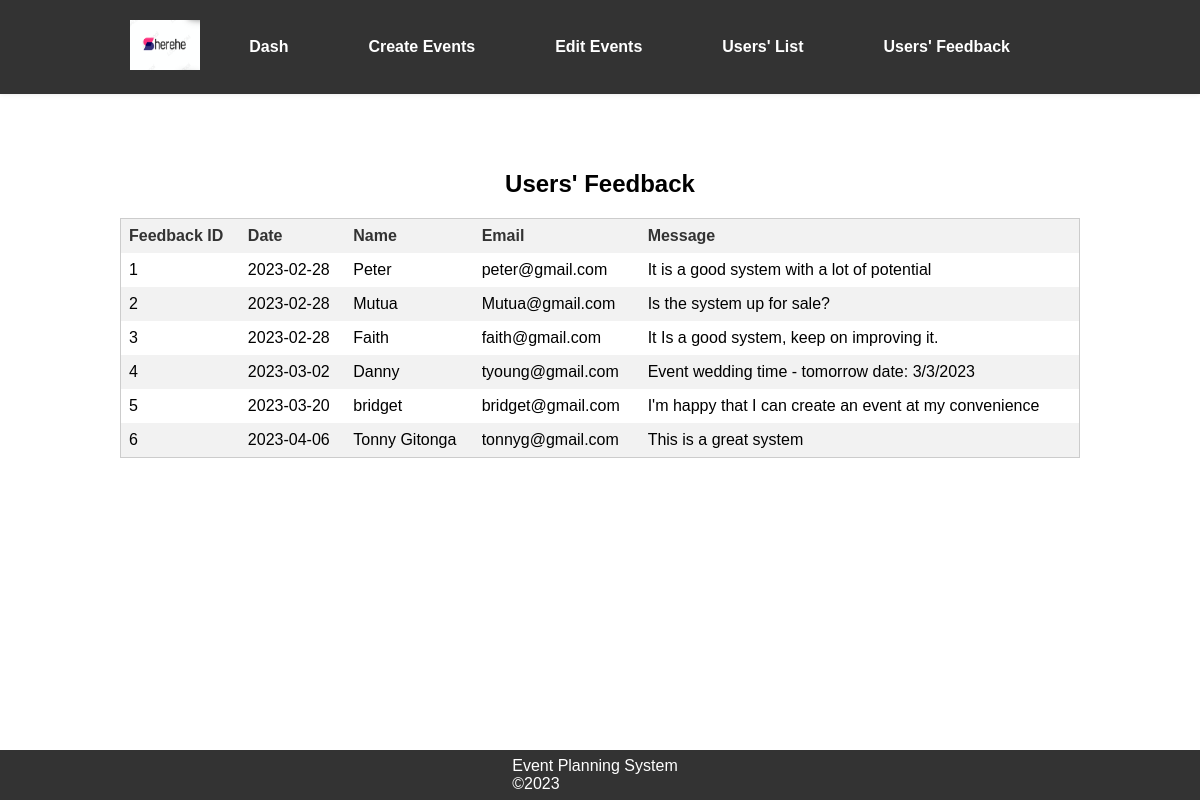
The app's page /admin/view_feedback.php with its own data.
### tables this page shows
CREATE TABLE `feedback` (
  `Feedback_ID` int(11) NOT NULL,
  `name` text NOT NULL,
  `email` text NOT NULL,
  `topic` text NOT NULL,
  `message` text NOT NULL,
  `date` date NOT NULL
);

### admin/view_feedback.php (the view, shortened to what this page needs)
<!DOCTYPE html>
<html>
<head>
    <link rel="stylesheet" href="view_feedback.css">
</head>
<body>
    <header>
        <nav>
            <a href="./admin_dash.php"><img src="../images/logo.png" alt="Sherehe logo"></a>
            <ul>
                <li><a href="admin_dash.php">Dash</a></li>
                <li><a href="insertion.php">Create Events</a></li>
                <li><a href="view_events.php">Edit Events</a></li>
                <li><a href="users_details.php">Users' List</a></li>
                <li><a href="view_feedback.php">Users' Feedback</a></li>
            </ul>
        </nav>
    </header>
    <main>
        <table>
            <caption>Users' Feedback</caption>
            <thead>
                <tr>
                    <th>Feedback ID</th>
                    <th>Date</th>
                    <th>Name</th>
                    <th>Email</th>
                    <th>Message</th>
                </tr>
            </thead>
            <tbody>
                <?php
                $servername = "localhost";
                $username = "root";
                $password = "";
                $dbname = "sherehe";
                $conn = mysqli_connect($servername, $username, $password, $dbname);
                $sql = "SELECT * FROM feedback";
                $result = mysqli_query($conn, $sql);
                if (mysqli_num_rows($result) > 0) {
                    while ($row = mysqli_fetch_assoc($result)) {
                        echo "<tr><td>" . $row["Feedback_ID"] . "</td><td>" . $row["date"] . "</td><td>" . $row["name"] . "</td><td>" . $row["email"] . "</td><td>" . $row["message"] . "</td></tr>";
                    }
                } else {
                    echo "0 results";
                }
                ?>
            </tbody>
        </table>
    </main>
    <footer>
        <ul class="info">
            <li>Event Planning System <br> ©2023</li>
        </ul>
    </footer>
</body>
</html>

### admin/view_feedback.css (style rules this page uses)
body { margin: 0; font-family: Arial, sans-serif; font-size: 16px; padding: 0; display: flex; flex-direction: column; min-height: 100vh; }
main { flex: 1; }
a { color: white; text-decoration: none; }
header { background-color: #333; box-shadow: 0px 0px 5px rgba(0, 0, 0, 0.1); position: fixed; top: 0; left: 0; right: 0; z-index: 999; }
nav { display: flex; justify-content: space-between; align-items: center; max-width: 960px; margin: 0 auto; padding: 10px; }
nav ul { display: flex; list-style: none; margin: 0; padding: 0; }
nav li { margin-right: 60px; }
nav a { font-weight: bold; transition: color 0.3s ease-in-out; background-color: #333; padding: 10px; }
nav img { width: 70px; height: 50px; }
table { border-collapse: collapse; width: 80%; margin: 150px auto 0; border: 1px solid #ccc; }
th, td { text-align: left; padding: 8px; }
th { background-color: #f2f2f2; color: #333; }
tr:nth-child(even) { background-color: #f2f2f2; }
caption { font-size: 24px; font-weight: bold; text-align: center; margin: 20px 0; color: black; }
footer { margin-top: auto; background-color: #333; color: #fff; display: flex; justify-content: center; align-items: center; height: 50px; position: absolute; bottom: 0; width: 100%; }
.info { display: flex; list-style: none; margin: 0; padding: 0; }
.info li { margin-right: 10px; }

### records on screen
feedback: Feedback_ID "1", date "2023-02-28", name "Peter", email "peter@gmail.com", message "It is a good system with a lot of potential"
feedback: Feedback_ID "2", date "2023-02-28", name "Mutua", email "Mutua@gmail.com", message "Is the system up for sale?"
feedback: Feedback_ID "3", date "2023-02-28", name "Faith", email "faith@gmail.com", message "It Is a good system, keep on improving it."
feedback: Feedback_ID "4", date "2023-03-02", name "Danny", email "tyoung@gmail.com", message "Event wedding time - tomorrow date: 3/3/2023"
feedback: Feedback_ID "5", date "2023-03-20", name "bridget", email "bridget@gmail.com", message "I'm happy that I can create an event at my convenience"
feedback: Feedback_ID "6", date "2023-04-06", name "Tonny Gitonga", email "tonnyg@gmail.com", message "This is a great system"
